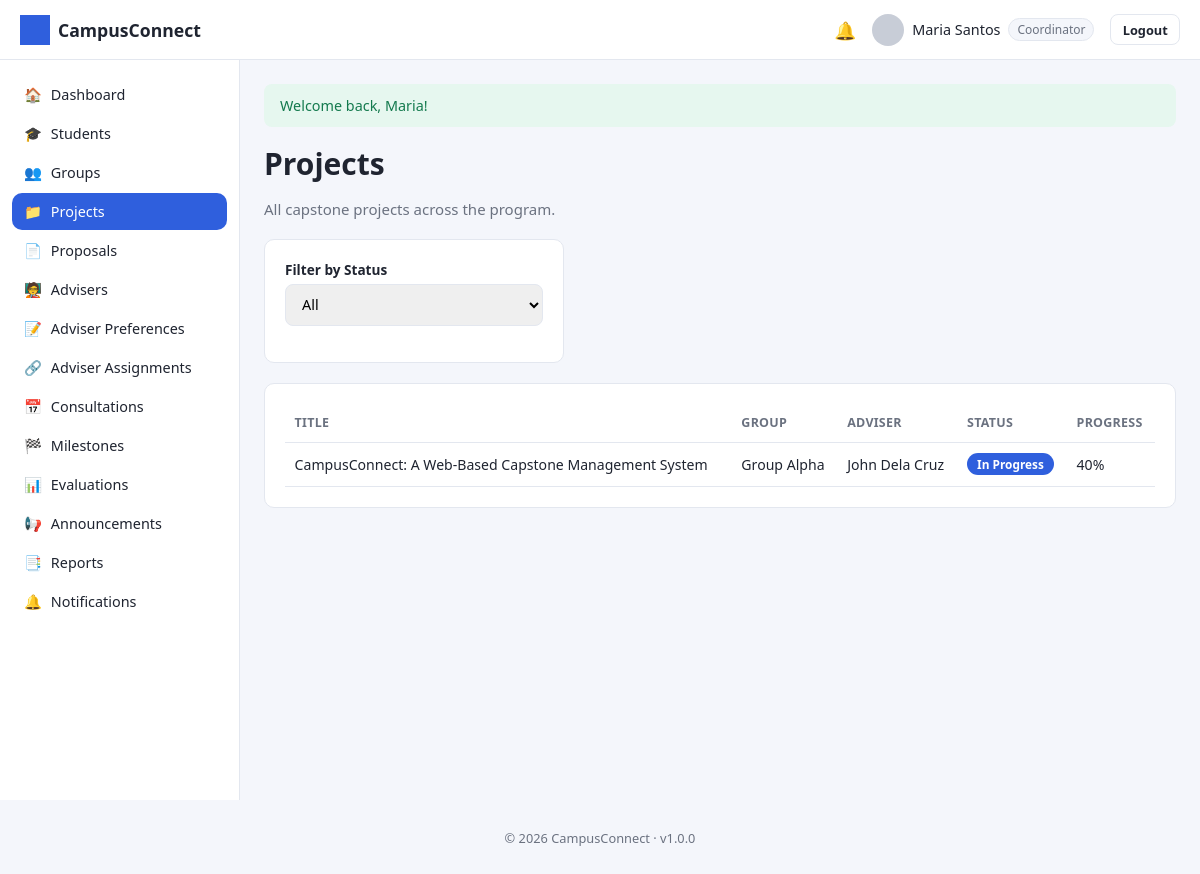
Screenshot of /coordinator/projects.php (signed in) with the database file from the repository.
### tables this page shows
CREATE TABLE users (
    user_id INT AUTO_INCREMENT PRIMARY KEY,
    role_id INT NOT NULL,
    id_number VARCHAR(50) UNIQUE,
    first_name VARCHAR(100) NOT NULL,
    last_name VARCHAR(100) NOT NULL,
    email VARCHAR(150) NOT NULL UNIQUE,
    password_hash VARCHAR(255) NOT NULL,
    program VARCHAR(150) DEFAULT NULL,
    department VARCHAR(150) DEFAULT NULL,
    profile_photo VARCHAR(255) DEFAULT 'default-profile.png',
    contact_number VARCHAR(30) DEFAULT NULL,
    status ENUM('active','inactive','suspended') DEFAULT 'active',
    remember_token VARCHAR(255) DEFAULT NULL,
    reset_token VARCHAR(255) DEFAULT NULL,
    reset_token_expires DATETIME DEFAULT NULL,
    created_at TIMESTAMP DEFAULT CURRENT_TIMESTAMP,
    updated_at TIMESTAMP DEFAULT CURRENT_TIMESTAMP ON UPDATE CURRENT_TIMESTAMP,
    FOREIGN KEY (role_id) REFERENCES roles(role_id)
);

CREATE TABLE projects (
    project_id INT AUTO_INCREMENT PRIMARY KEY,
    group_id INT NOT NULL,
    proposal_id INT DEFAULT NULL,
    title VARCHAR(255) NOT NULL,
    description TEXT,
    category VARCHAR(100) DEFAULT NULL,
    status ENUM('proposed','in_progress','for_evaluation','completed','dropped') DEFAULT 'proposed',
    progress_percent TINYINT DEFAULT 0,
    start_date DATE DEFAULT NULL,
    end_date DATE DEFAULT NULL,
    created_at TIMESTAMP DEFAULT CURRENT_TIMESTAMP,
    updated_at TIMESTAMP DEFAULT CURRENT_TIMESTAMP ON UPDATE CURRENT_TIMESTAMP,
    FOREIGN KEY (group_id) REFERENCES `groups`(group_id) ON DELETE CASCADE,
    FOREIGN KEY (proposal_id) REFERENCES proposals(proposal_id)
);

CREATE TABLE `groups` (
    group_id INT AUTO_INCREMENT PRIMARY KEY,
    group_name VARCHAR(150) NOT NULL,
    group_code VARCHAR(20) UNIQUE,
    leader_id INT NOT NULL,
    adviser_id INT DEFAULT NULL,
    status ENUM('forming','active','disbanded') DEFAULT 'forming',
    created_at TIMESTAMP DEFAULT CURRENT_TIMESTAMP,
    FOREIGN KEY (leader_id) REFERENCES users(user_id),
    FOREIGN KEY (adviser_id) REFERENCES users(user_id)
);

### config/database.php (called while the page is built, shortened)
<?php
function getDB(): PDO
{
    static $pdo = null;
    if ($pdo === null) {
        $dsn = 'mysql:host=' . DB_HOST . ';dbname=' . DB_NAME . ';charset=' . DB_CHARSET;
        $options = [
            PDO::ATTR_ERRMODE            => PDO::ERRMODE_EXCEPTION,
            PDO::ATTR_DEFAULT_FETCH_MODE => PDO::FETCH_ASSOC,
            PDO::ATTR_EMULATE_PREPARES   => false,
        ];
        try {
            $pdo = new PDO($dsn, DB_USER, DB_PASS, $options);
        } catch (PDOException $e) {
            error_log('Database connection failed: ' . $e->getMessage());
            die('Database connection failed. Please try again later or contact the administrator.');
        }
    }
    return $pdo;
}

### coordinator/projects.php (the view, shortened to what this page needs)
<?php
require_once __DIR__ . '/../config/database.php';
require_once __DIR__ . '/../includes/functions.php';
$db = getDB();
$sql = "SELECT p.*, g.group_name, u.first_name AS adviser_first, u.last_name AS adviser_last
        FROM projects p JOIN `groups` g ON g.group_id = p.group_id
        LEFT JOIN users u ON u.user_id = g.adviser_id";
$params = [];
$sql .= " ORDER BY p.updated_at DESC";
$stmt = $db->prepare($sql);
$stmt->execute($params);
$projects = $stmt->fetchAll();
include __DIR__ . '/../includes/header.php';
?>
<div class="page-header"><div><h1>Projects</h1><p>All capstone projects across the program.</p></div></div>
<form method="GET" class="card" style="max-width:300px">
    <div class="form-group">
        <label for="status">Filter by Status</label>
        <select id="status" name="status" onchange="this.form.submit()">
            <option value="">All</option>
        </select>
    </div>
</form>
<div class="card">
    <table>
        <thead><tr><th>Title</th><th>Group</th><th>Adviser</th><th>Status</th><th>Progress</th></tr></thead>
        <tbody>
        <?php foreach ($projects as $p): ?>
        <tr>
            <td><?= e($p['title']) ?></td>
            <td><?= e($p['group_name']) ?></td>
            <td><?= $p['adviser_first'] ? e($p['adviser_first'] . ' ' . $p['adviser_last']) : '—' ?></td>
            <td><?= statusBadge($p['status']) ?></td>
            <td><?= (int)$p['progress_percent'] ?>%</td>
        </tr>
        <?php endforeach; ?>
        </tbody>
    </table>
</div>
<?php include __DIR__ . '/../includes/footer.php'; ?>

### includes/navbar.php (shortened to what this page needs)
<?php
$navUser = currentUser();
$unread  = $navUser ? unreadNotificationCount((int) $navUser['user_id']) : 0;
$roleName = currentRoleName();
?>
<header class="navbar">
    <div class="navbar-brand">
        <img src="<?= BASE_URL ?>/assets/images/logo.png" alt="<?= e(APP_NAME) ?>" class="navbar-logo">
        <span><?= e(APP_NAME) ?></span>
    </div>
    <div class="navbar-right">
        <a class="navbar-icon" href="<?= BASE_URL ?>/<?= e($roleName) ?>/notifications<?= $roleName === 'student' ? '/index.php' : '.php' ?>" title="Notifications">
            🔔<?php if ($unread > 0): ?><span class="badge-dot"><?= $unread ?></span><?php endif; ?>
        </a>
        <div class="navbar-user">
            <img src="<?= BASE_URL ?>/assets/images/<?= e($navUser['profile_photo'] ?? 'default-profile.png') ?>" class="navbar-avatar" alt="Profile">
            <span><?= e(($navUser['first_name'] ?? '') . ' ' . ($navUser['last_name'] ?? '')) ?></span>
            <span class="role-tag"><?= e(ucfirst($roleName ?? '')) ?></span>
        </div>
        <a class="btn btn-sm btn-outline" href="<?= BASE_URL ?>/logout.php">Logout</a>
    </div>
</header>

### includes/functions.php (shortened to what this page needs)
<?php
function e(?string $value): string
{
    return htmlspecialchars($value ?? '', ENT_QUOTES, 'UTF-8');
}
function isLoggedIn(): bool
{
    return !empty($_SESSION['user_id']);
}
function currentRoleId(): ?int
{
    return $_SESSION['role_id'] ?? null;
}
function currentRoleName(): ?string
{
    $roleId = currentRoleId();
    return $roleId ? (ROLE_NAMES[$roleId] ?? null) : null;
}
function currentUser(): ?array
{
    $stmt = getDB()->prepare('SELECT * FROM users WHERE user_id = ? LIMIT 1');
    $stmt->execute([$_SESSION['user_id']]);
    $user = $stmt->fetch() ?: null;
    return $user;
}
function statusBadge(string $status): string
{
    $map = [
        'pending'      => 'secondary',
        'approved'     => 'success',
        'rejected'     => 'danger',
        'draft'        => 'secondary',
        'submitted'    => 'info',
        'under_review' => 'warning',
        'revision'     => 'warning',
        'in_progress'  => 'primary',
        'completed'    => 'success',
        'active'       => 'success',
        'inactive'     => 'secondary',
        'cancelled'    => 'danger',
        'overdue'      => 'danger',
    ];
    $class = $map[$status] ?? 'secondary';
    $label = ucwords(str_replace('_', ' ', $status));
    return '<span class="badge badge-' . $class . '">' . e($label) . '</span>';
}

### assets/css/style.css (style rules this page uses)
:root { --primary: #2f5fdd; --primary-dark: #23439e; --success: #1fa971; --danger: #e0413a; --warning: #e0a13a; --info: #3aa9e0; --secondary: #6b7280; --bg: #f4f6fb; --card-bg: #ffffff; --border: #e3e7ef; --text: #1f2430; --text-muted: #6b7280; --sidebar-width: 240px; --navbar-height: 60px; --radius: 10px; }
* { box-sizing: border-box; }
body { margin: 0; font-family: 'Segoe UI', Roboto, Helvetica, Arial, sans-serif; background: var(--bg); color: var(--text); font-size: 15px; }
a { color: var(--primary); text-decoration: none; }
h1, h2, h3, h4 { margin: 0 0 .5em; font-weight: 600; }
.app-shell { padding-top: var(--navbar-height); }
.navbar { position: fixed; top: 0; left: 0; right: 0; height: var(--navbar-height); background: var(--card-bg); border-bottom: 1px solid var(--border); display: flex; align-items: center; justify-content: space-between; padding: 0 1.25rem; z-index: 100; }
.navbar-brand { display: flex; align-items: center; gap: .5rem; font-weight: 700; font-size: 1.1rem; }
.navbar-logo { height: 30px; width: 30px; object-fit: contain; }
.navbar-right { display: flex; align-items: center; gap: 1rem; }
.navbar-icon { position: relative; font-size: 1.1rem; }
.navbar-user { display: flex; align-items: center; gap: .5rem; font-size: .9rem; }
.navbar-avatar { width: 32px; height: 32px; border-radius: 50%; object-fit: cover; }
.role-tag { background: var(--bg); border: 1px solid var(--border); border-radius: 20px; padding: 2px 8px; font-size: .75rem; color: var(--text-muted); }
.form-group { margin-bottom: 1rem; text-align: left; }
.form-group label { display: block; font-size: .85rem; margin-bottom: .3rem; font-weight: 600; }
.form-group input, .form-group select, .form-group textarea { width: 100%; padding: .6rem .75rem; border: 1px solid var(--border); border-radius: 8px; font-size: .9rem; font-family: inherit; }
.btn { display: inline-block; padding: .6rem 1.1rem; border-radius: 8px; border: 1px solid transparent; font-size: .9rem; font-weight: 600; cursor: pointer; text-align: center; }
.btn-sm { padding: .35rem .7rem; font-size: .8rem; }
.btn-outline { background: transparent; border-color: var(--border); color: var(--text); }
.card { background: var(--card-bg); border: 1px solid var(--border); border-radius: var(--radius); padding: 1.25rem; margin-bottom: 1.25rem; }
table { width: 100%; border-collapse: collapse; font-size: .88rem; }
th, td { text-align: left; padding: .65rem .6rem; border-bottom: 1px solid var(--border); }
th { color: var(--text-muted); font-weight: 600; font-size: .78rem; text-transform: uppercase; letter-spacing: .02em; }
.badge { display: inline-block; padding: 3px 10px; border-radius: 20px; font-size: .74rem; font-weight: 600; color: #fff; }
.badge-primary { background: var(--primary); }
.page-header { display: flex; align-items: center; justify-content: space-between; margin-bottom: 1.25rem; flex-wrap: wrap; gap: .75rem; }
.page-header p { color: var(--text-muted); margin: .2rem 0 0; }

### rows the page displays
users: profile_photo (placeholder picture), first_name+last_name "Maria Santos"
projects: title "CampusConnect: A Web-Based Capstone Management System", group.group_name "Group Alpha", users.first_name+last_name "John Dela Cruz", status "In Progress", progress_percent "40"

### other values shown
APP_NAME "CampusConnect"
$roleName "Coordinator"
$icon "🏠"
$label "Dashboard"
$icon "🎓"
$label "Students"
$icon "👥"
$label "Groups"
$icon "📁"
$label "Projects"
$icon "📄"
$label "Proposals"
$icon "🧑‍🏫"
$label "Advisers"
$icon "📝"
